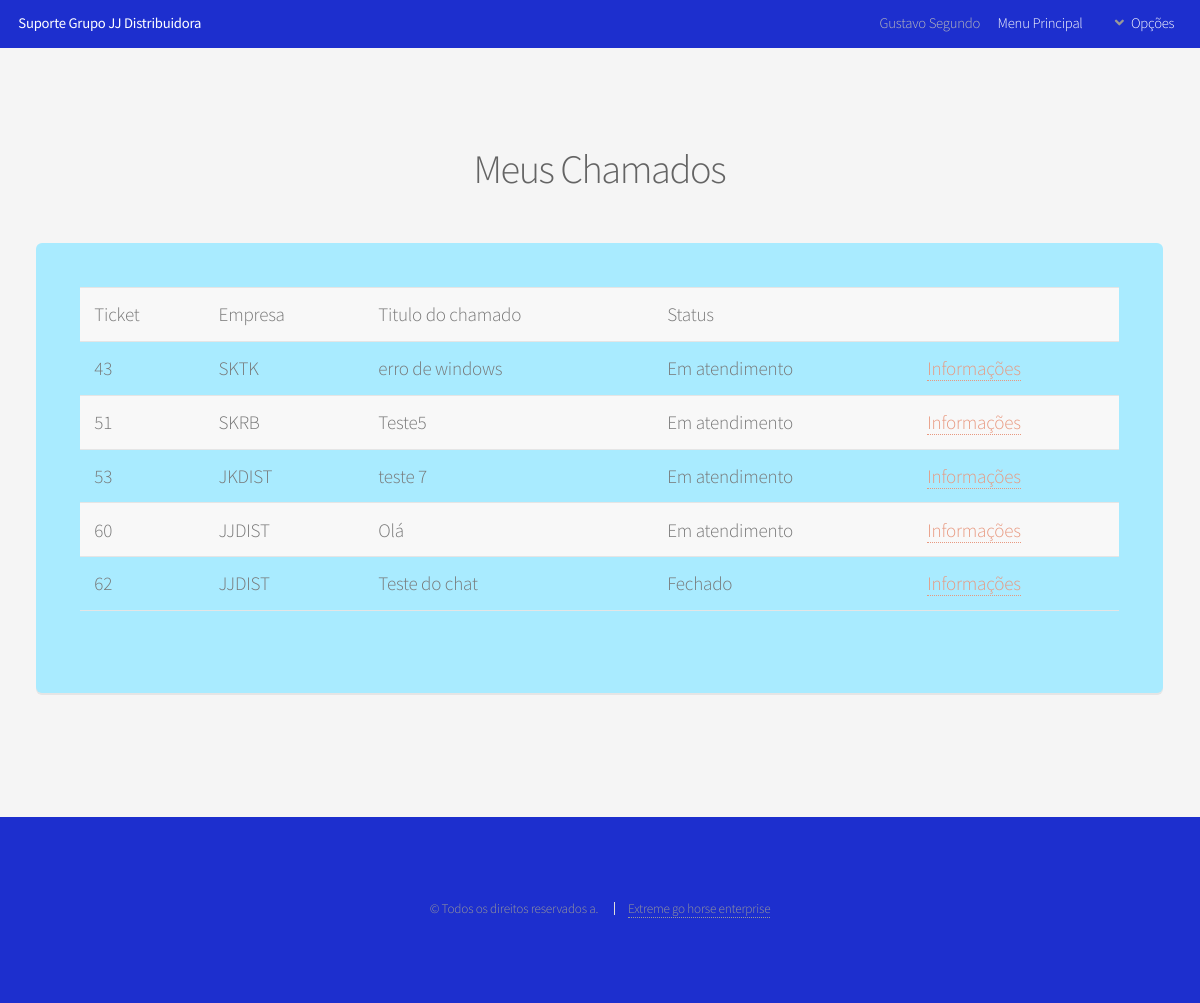
Screenshot of /PHP/chamadosUser/meusChamados.php (signed in) with the database file from the repository.
### tables this page shows
CREATE TABLE `tickets` (
  `ID` int(11) NOT NULL,
  `enterprise` varchar(50) NOT NULL,
  `title` varchar(100) NOT NULL,
  `description` varchar(1000) NOT NULL,
  `priority` varchar(1) NOT NULL,
  `userID` int(11) NOT NULL,
  `status` int(1) NOT NULL,
  `suporteID` int(11) DEFAULT NULL,
  `solution` varchar(1000) DEFAULT NULL
);

### PHP/chamadosUser/meusChamados.php (the view, shortened to what this page needs)
<?php
include_once("../connect.php");
$name = $_SESSION['name'];
$stname = $_SESSION['stname'];
$id = $_SESSION['userID'];
$result = mysqli_query($conn, "SELECT * FROM tickets WHERE `userID` = $id");
?>
<!DOCTYPE HTML>
<html>
<head>
    <link rel="stylesheet" href="../../assets/css/main.css" />
</head>
<body class="is-preload">
    <div id="page-wrapper">
        <header id="header">
            <h1><a href="../home.php">Suporte Grupo JJ Distribuidora</a></h1>
            <nav id="nav">
                <ul>
                    <li><?php echo $name . " " . $stname?></li>
                    <li><a href="../home.php">Menu Principal</a></li>
                    <li>
                        <a href="#" class="icon solid fa-angle-down">Opções</a>
                    </li>
                </ul>
            </nav>
        </header>
        <section id="main" class="gen container">
            <header>
                <h2>Meus Chamados</h2>
            </header>
            <div class="box">
                <div id="objeto">
                        <?php
                        if ($result->num_rows > 0) {
                            echo '<table>';
                            echo '<tr>';
                            echo '<td>Ticket</td>';
                            echo '<td>Empresa</td>';
                            echo '<td>Titulo do chamado</td>';
                            echo '<td>Status</td>';
                            echo '<td></td>';
                            echo '</tr>';
                            while($row = $result->fetch_assoc()) {
                                echo '<tr>';
                                echo "<td>" . $row["ID"] . "</td>";
                                echo "<td>" . $row["enterprise"] . " </td> ";
                                echo "<td>" . $row["title"] . " </td> ";
                                if($row["status"] == 1){
                                    echo "<td>Aberto</td>";
                                }elseif($row["status"] == 2){
                                    echo "<td>Em atendimento</td>";
                                }elseif($row["status"] == 3){
                                    echo "<td>Fechado</td>";
                                }
                                echo "<td><a href='./chamadoStatus.php?idcha=".$row["ID"]."'>Informações<a>";
                                echo '</tr>';
                            }
                            echo "</table>";
                        }else{
                            echo 'Sem dados a serem informados';
                        }
                        ?>
                </div>
            </div>
        </section>
        <footer id="footer">
            <ul class="copyright">
                <li>&copy; Todos os direitos reservados a.</li>
                <li><a href="https://github.com/Kalebeadv">Extreme go horse enterprise</a></li>
            </ul>
        </footer>
    </div>
</body>
</html>

### rows the page displays
tickets: ID "43", enterprise "SKTK", title "erro de windows", status "Em atendimento"
tickets: ID "51", enterprise "SKRB", title "Teste5", status "Em atendimento"
tickets: ID "53", enterprise "JKDIST", title "teste 7", status "Em atendimento"
tickets: ID "60", enterprise "JJDIST", title "Olá", status "Em atendimento"
tickets: ID "62", enterprise "JJDIST", title "Teste do chat", status "Fechado"

### other values shown
$name "Gustavo"
$stname "Segundo"
